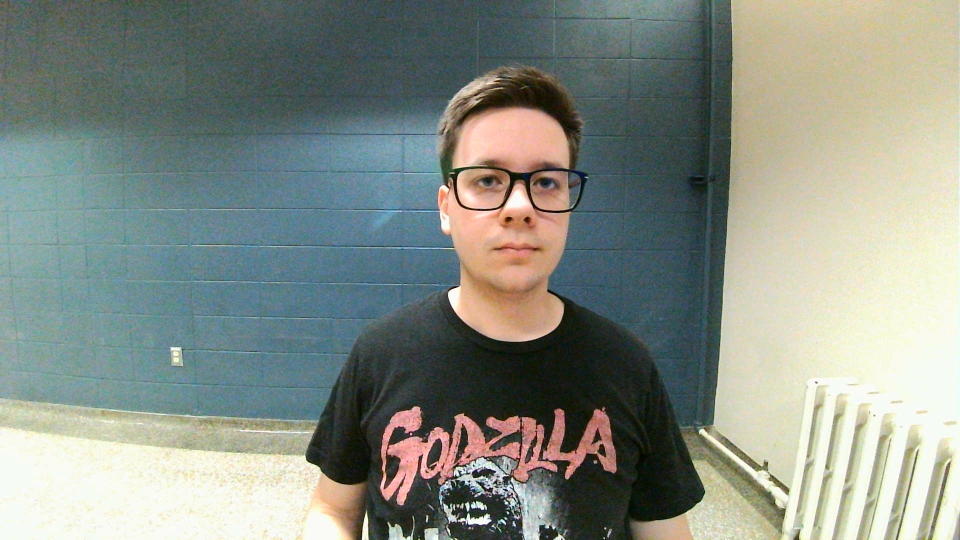
#> input picture Devoir3/left_01.jpg, 1920 x 1080 px (shown at 1/2 size)
$ python reconstruction.py
#> lines starting #> are read from the running program, lines starting #| are printed output that depends on the picture; after the words box and inside, x2 and y2 are one past the last pixel; in counts of white or black regions, pixels touching at a corner belong together
import cv2
import numpy as np

def triangulation(pt_g, pt_d, R, T, M_int_g, M_int_d):
    """Méthode de reconstruction 3D par triangulation pour système convergents avec erreurs"""

    pg_h = np.array([pt_g[0], pt_g[1], 1.0])
    pd_h = np.array([pt_d[0], pt_d[1], 1.0])

    # Calculer les directions des rayons optiques (pg_h à O_g et pg_d à O_d)
    pg_dir = np.dot(np.linalg.inv(M_int_g), pg_h)
    pd_dir = np.dot(np.linalg.inv(M_int_d), pd_h)

    # Calculer segment c (p_g x R^t p_d)
    Rt_pd = np.dot(R.T, pd_dir)
    n = np.cross(pg_dir, Rt_pd)

    # Exprimer O_d dans le repère de gauche
    Od = np.dot(-R.T, T)

    # Résolution du système linéaire
    A = np.column_stack([pg_dir, -Rt_pd, n])
    b, a, c = np.linalg.solve(A, Od)

    Pg = b * pg_dir
    Ps = Pg + (c / 2) * n

    return Ps


if __name__ == "__main__":
    # Paramètres intrinsèques et extrinsèques estimés avec le calibrage
    Mg = np.array([[619.77, 0.00, 945.49], [0.00, 618.66, 521.45], [0.00, 0.00, 1.00]])
    Md = np.array([[614.61, 0.00, 955.12], [0.00, 615.15, 525.02], [0.00, 0.00, 1.00]])
    R = np.array([[9.98e-01, 7.86e-04, -6.30e-02], [7.04e-04, 1.00e+00, 2.36e-02], [6.30e-02, -2.36e-02, 9.98e-01]])
    T = np.array([-61.12, 0.53, -3.43])

    # Les 11 correspondances validées avec Ransac
    correspondances_validees = [
        ((878, 420), (761, 436)),
        ((1171, 354), (1017, 376)),
        ((916, 572), (803, 593)),
        ((908, 495), (780, 511)),
        ((947, 161), (798, 187)),
        ((906, 193), (765, 215)),
        ((1067, 369), (922, 391)),
        ((1011, 435), (896, 454)),
        ((945, 211), (808, 201)),
        ((988, 499), (844, 517)),
        ((974, 189), (825, 211))
    ]

    # Matrice de projection pour la caméra gauche considéré comme à l'origine du système
    P1 = np.dot(Mg, np.hstack((np.eye(3), np.zeros((3, 1)))))

    # Utilisation de l'image de gauche
    image = cv2.imread("left_01.jpg")
#> image is the input picture: shape (1080, 1920, 3); mean B, G, R 133.4, 142.3, 134.7
    image_reprojetee = image.copy()

    nuage_de_points = []

    for i, (pt_g, pt_d) in enumerate(correspondances_validees, 1):
        p_3d = triangulation(pt_g, pt_d, R, T, Mg, Md)

        # Extraction de la couleur du pixel dans l'image
        x, y = int(pt_g[0]), int(pt_g[1])
        b, g, r = image[y, x]

        nuage_de_points.append({
            "id": i,
            "3D": p_3d,
            "couleur_rgb": (r, g, b)
        })

        print(f"Point {i:2d} : X={p_3d[0]:.1f}, Y={p_3d[1]:.1f}, Z={p_3d[2]:.1f} mm, RGB=({r},{g},{b})")

        # Passage du point 3D en coordonnées homogènes 4D
        p_3d_homog = np.array([p_3d[0], p_3d[1], p_3d[2], 1.0])

        # Reprojection du point 3D sur l'image
        p_proj = np.dot(P1, p_3d_homog)

        # Normalisation des points pour passer au repère pixel (2D)
        u = int(p_proj[0] / p_proj[2])
        v = int(p_proj[1] / p_proj[2])

        # Erreur de reprojection : distance en pixels entre le point détecté original et le point 3D reprojeté
        erreur_reproj = np.sqrt((pt_g[0] - u) ** 2 + (pt_g[1] - v) ** 2)
        print(f"Erreur de reprojection : {erreur_reproj:.2f} pixels")

        # Affichage sur l'image avec la couleur RGB appropriée
        cv2.circle(image_reprojetee, (u, v), radius=6, color=(int(b), int(g), int(r)), thickness=-1)
        cv2.putText(image_reprojetee, str(i), (u + 8, v - 8), cv2.FONT_HERSHEY_SIMPLEX, 0.5, (0, 255, 0), 1)
#> this loop made 11 passes
#> (b, g, r) on passes 1 to 11: (95, 89, 90), (193, 171, 159), (31, 37, 44), (74, 93, 108), (97, 104, 97), (87, 87, 73), (24, 45, 76), (43, 78, 144), (109, 145, 169), (34, 68, 122), (85, 115, 126)
#| Point  1 : X=-47.6, Y=-72.5, Z=437.2 mm, RGB=(90,89,95)
#| Point  2 : X=112.5, Y=-83.8, Z=309.1 mm, RGB=(159,171,193)
#| Point  3 : X=-21.8, Y=38.0, Z=458.1 mm, RGB=(44,37,31)
#| Point  4 : X=-23.4, Y=-17.5, Z=387.8 mm, RGB=(108,93,74)
#| Point  5 : X=0.8, Y=-181.2, Z=313.0 mm, RGB=(97,104,97)
#| Point  6 : X=-21.4, Y=-178.3, Z=337.0 mm, RGB=(73,87,87)
#| Point  7 : X=64.2, Y=-80.4, Z=327.5 mm, RGB=(76,45,24)
#| Point  8 : X=46.6, Y=-61.8, Z=441.1 mm, RGB=(144,78,43)
#> (further printed lines are left out)
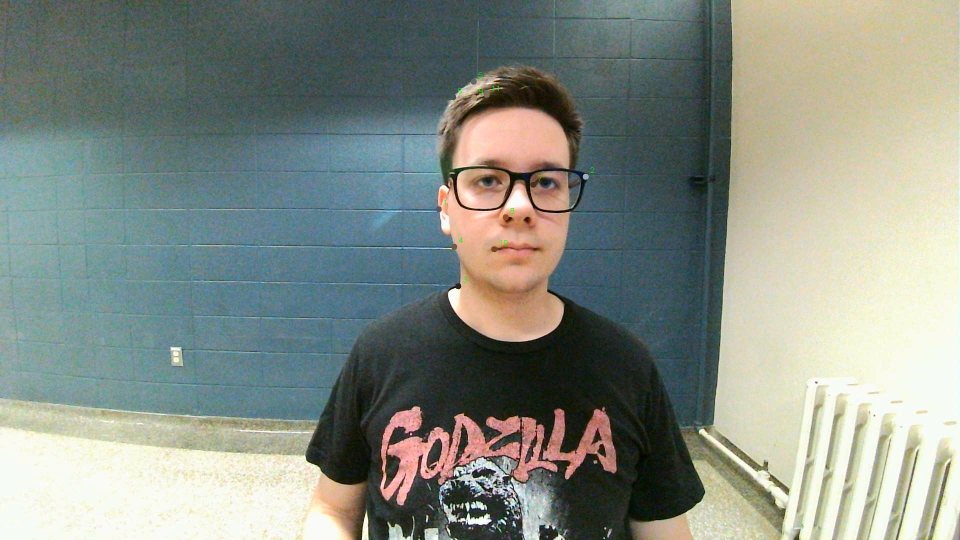
#> image_reprojetee: shape (1080, 1920, 3) (shown at 1/2 size); 0.07% of pixels changed, all inside (x1, y1, x2, y2) = (871, 145, 1189, 579)
#> after the loop, nuage_de_points = 11 items

    cv2.imwrite("visage_reprojete.jpg", image_reprojetee)
